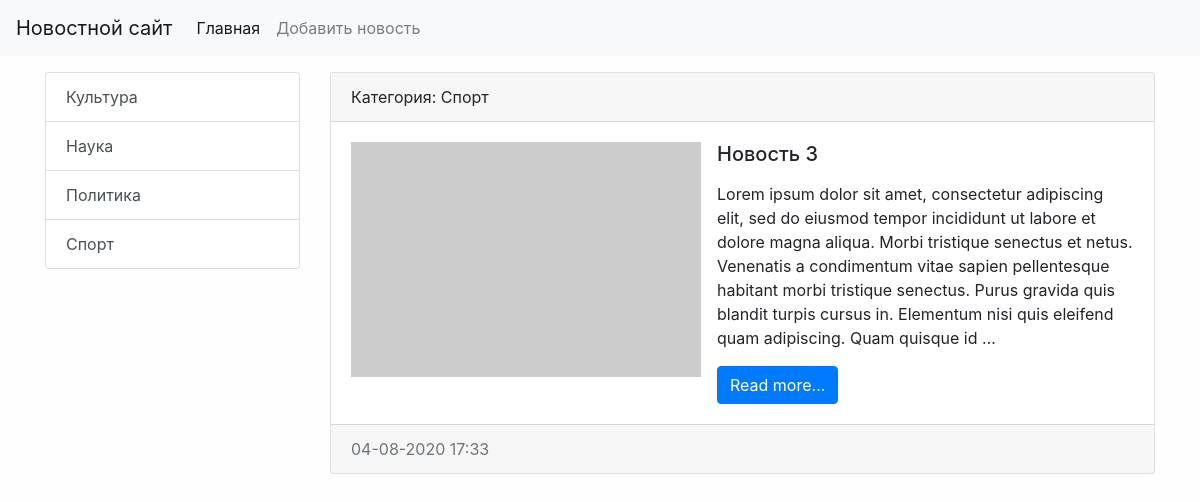
The app's page /category/2/, older data.
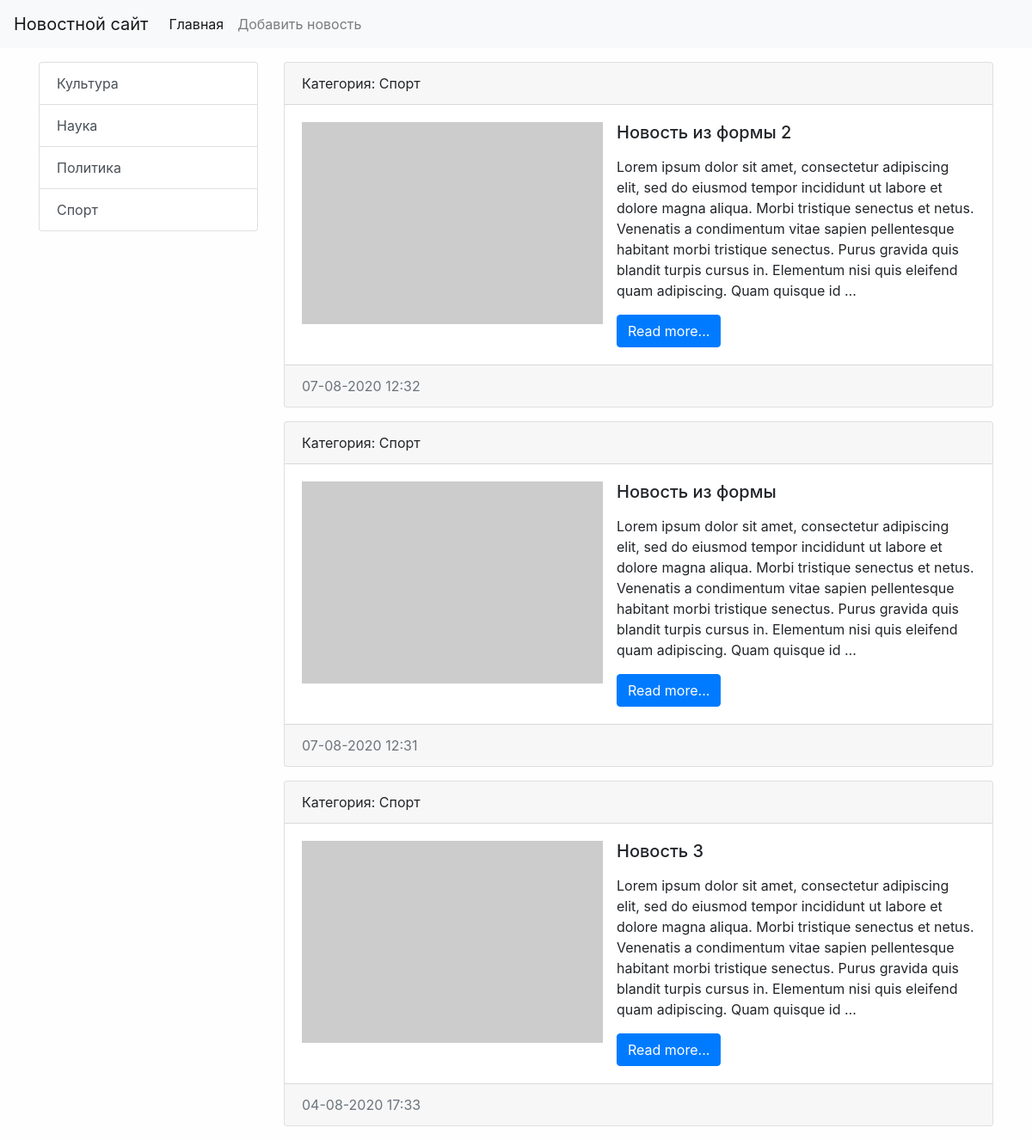
The same page, newer data.
### news/models.py (models this page shows, shortened)
class Categories(models.Model):
    title = models.CharField(max_length=255, verbose_name='Наименование', db_index=True)
    def get_absolute_url(self):
        return reverse('category', kwargs={"category_id": self.pk})
    def __str__(self):
        return self.title
    class Meta:
        verbose_name = 'Категория'
        verbose_name_plural = 'Категории'
        ordering = ['title']

class News(models.Model):
    objects = None
    title = models.CharField(max_length=255, verbose_name='Наименование')
    content = models.TextField(blank=True, verbose_name='Контент')
    created_at = models.DateTimeField(auto_now_add=True, verbose_name='Дата публикации')
    update_at = models.DateTimeField(auto_now=True, verbose_name='Дата обновления')
    photo = models.ImageField(upload_to='photos/%Y/%m/%d/', verbose_name='Фото', blank=True)
    is_published = models.BooleanField(default=True, verbose_name='Опубликовано')
    category = models.ForeignKey('Categories', on_delete=models.PROTECT, null=True, verbose_name='Категория')
    def get_absolute_url(self):
        return reverse('view_news', kwargs={"news_id": self.pk})
    class Meta:
        verbose_name = 'Новость'
        verbose_name_plural = 'Новости'
        ordering = ['-created_at']

### news/views.py (the view)
# urls.py: path('category/<int:category_id>/', get_category, name='category'),
def get_category(request, category_id):
    news = News.objects.filter(category_id=category_id)
    category = Categories.objects.get(pk=category_id)
    return render(request, 'news/category.html', {'news': news, 'category': category})

### news/templatetags/news_tags.py (called while the page is built)
@register.inclusion_tag('news/list_categories.html')
def show_categories():
    categories = Categories.objects.all()
    return {"categories": categories,}

### news/templates/news/category.html (shortened to what this page needs)
{% extends 'base.html' %}
{% block sidebar %}
    {% include 'inc/_sidebar.html' %}
{% endblock %}
{% block content %}
    {% for item in news %}
        <div class="card mb-3">
            <div class="card-header">
                Категория: {{ item.category }}
            </div>
            <div class="card-body">
                <div class="media">
                    {% if item.photo %}
                        <img src="{{ item.photo.url }}" alt="" width="350" class="mr-3">
                    {% else %}
                        <img src="https://picsum.photos/seed/picsum/350/235" alt="" class="mr-3">
                    {% endif %}
                    <div class="media-body">
                        <h5 class="card-title">{{ item.title }}</h5>
                        <p class="card-text">{{ item.content|safe|linebreaks|truncatewords:50 }}</p>
                        <a href="{{ item.get_absolute_url }}" class="btn btn-primary">Read more...</a>
                    </div>
                </div>
            </div>
            <div class="card-footer text-muted">
                {{ item.created_at|date:'d-m-Y H:i' }}
            </div>
        </div>
    {% endfor %}
{% endblock %}

### templates/base.html (shortened to what this page needs)
{% load static %}
<!doctype html>
<html lang="en">
<head>
    <link rel="stylesheet" href="{% static 'bootstrap/css/bootstrap.min.css' %}">
    <link rel="stylesheet" href="{% static 'css/style.css' %}">
</head>
<body>
{% include 'inc/_nav.html' %}
<div class="container mt-3">
    <div class="row">
        <div class="col-md-3">
            {% block sidebar %}SIDEBAR{% endblock %}
        </div>
        <div class="col-md-9">
            {% block content %}CONTENT{% endblock %}
        </div>
    </div>
</div>
</body>
</html>

### templates/inc/_nav.html (shortened to what this page needs)
<nav class="navbar navbar-expand-lg navbar-light bg-light">
    <a class="navbar-brand" href="{% url 'home' %}">Новостной сайт</a>
    <div class="collapse navbar-collapse" id="navbarSupportedContent">
        <ul class="navbar-nav mr-auto">
            <li class="nav-item active"><a class="nav-link" href="{% url 'home' %}">Главная</a></li>
            <li class="nav-item"><a class="nav-link" href="{% url 'add_news' %}">Добавить новость</a></li>
        </ul>
    </div>
</nav>

### templates/inc/_sidebar.html (shortened to what this page needs)
{% load news_tags %}
{% show_categories %}

### news/templates/news/list_categories.html
<div class="list-group">
    {% for item in categories %}
        <a href="{{ item.get_absolute_url }}" class="list-group-item list-group-item-action">
            {{ item.title }}
        </a>
    {% endfor %}
</div>

### mysite/static/css/style.css (style rules this page uses)
body { background-color: #fefefe; }

Row changes from the older to the newer data that the page shows:
added News: category "Спорт", title "Новость из формы 2", content "Lorem ipsum dolor sit amet, consectetur adipiscing elit, sed do eiusmod tempor incididunt ut labore et dolore magna aliqua. Morbi tristique senectus et netus. Venenatis a condimentum vitae sapien pellentesque habitant morbi tristique senectus. Purus gravida quis blandit turpis cursus in. Elementum nisi quis eleifend quam adipiscing. Quam quisque id …", created_at "07-08-2020 12:32"
added News: category "Спорт", title "Новость из формы", content "Lorem ipsum dolor sit amet, consectetur adipiscing elit, sed do eiusmod tempor incididunt ut labore et dolore magna aliqua. Morbi tristique senectus et netus. Venenatis a condimentum vitae sapien pellentesque habitant morbi tristique senectus. Purus gravida quis blandit turpis cursus in. Elementum nisi quis eleifend quam adipiscing. Quam quisque id …", created_at "07-08-2020 12:31"
